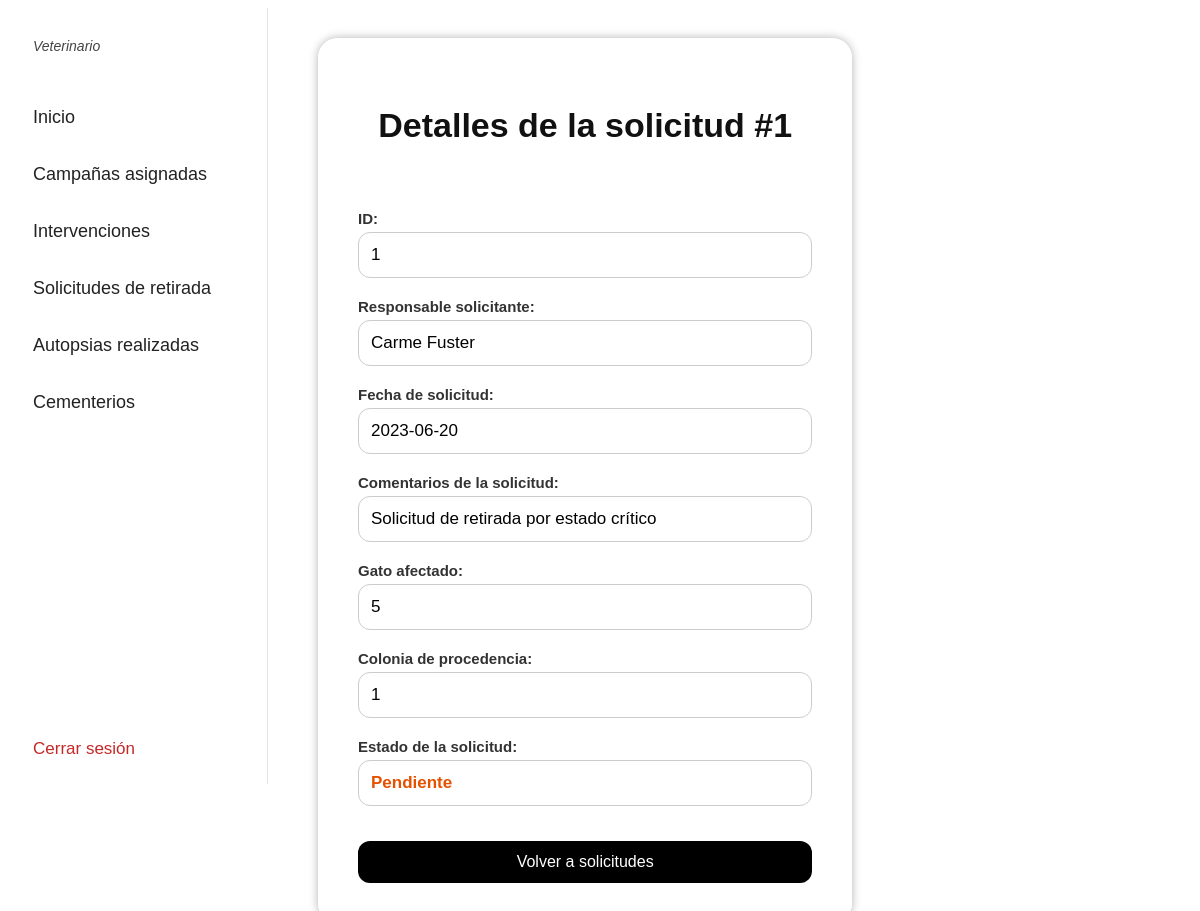
Screenshot of /BD2imo/panel_veterinario/opciones_gest_solicitudes/detalles_solicitud.php?id=1 (signed in) with the database file from the repository.
### tables this page shows
CREATE TABLE solicitud_retirada (
    id_solicitud INT AUTO_INCREMENT NOT NULL PRIMARY KEY,
    fecha_solicitud Date NOT NULL,
    comentarios Varchar(255) NOT NULL,
    aprobada BOOLEAN NOT NULL DEFAULT FALSE,
    id_gato INT NOT NULL,
    id_responsable INT NOT NULL,
    CONSTRAINT fk_solicitud_gato FOREIGN KEY (id_gato) REFERENCES gato(id_gato),
    CONSTRAINT fk_solicitud_voluntario FOREIGN KEY (id_responsable) REFERENCES voluntario(id_voluntario)
);

CREATE TABLE usuario (
    id_usuario INT AUTO_INCREMENT NOT NULL PRIMARY KEY,
    nombre_usuario Varchar(50) NOT NULL UNIQUE,
    contrasena_hash Varchar(255) NOT NULL,
    nombre Varchar(100) NOT NULL,
    apellidos Varchar(150) NOT NULL,
    telefono Varchar(15) NULL,
    email Varchar(100) NULL
);

### BD2imo/panel_veterinario/opciones_gest_solicitudes/detalles_solicitud.php (the view, shortened to what this page needs)
<?php
$datos_solicitud = [
    'id_solicitud' => '',
    'nombre_responsable' => '',
    'fecha_solicitud' => '',
    'comentarios' => '',
    'id_gato' => '',
    'id_colonia' => '',
    'aprobada' => ''
];
$solicitud_encontrada = false;
if (isset($_GET["id"])) {
    $id_solicitud_actual = $_GET["id"];
    $conexion = mysqli_connect("localhost", "root", "");
    $consulta_select = "
        SELECT s.id_solicitud,
               s.fecha_solicitud,
               s.comentarios,
               s.id_gato,
               s.aprobada,
               u.nombre AS nombre_responsable,
               u.apellidos AS apellidos_responsable,
               (
                   SELECT h.id_colonia
                   FROM historial_colonia h
                   WHERE h.id_gato = s.id_gato
                   ORDER BY (h.fecha_salida IS NULL) DESC, h.fecha_ingreso DESC
                   LIMIT 1
               ) AS id_colonia
        FROM solicitud_retirada s
        JOIN voluntario v ON s.id_responsable = v.id_voluntario
        JOIN usuario u ON v.id_voluntario = u.id_usuario
        WHERE s.id_solicitud = '$id_solicitud_actual'
    ";
    $resultado = mysqli_query($conexion, $consulta_select);
    if ($registro = mysqli_fetch_assoc($resultado)) {
        $datos_solicitud = $registro;
        $solicitud_encontrada = true;
    } else {
        $mensaje_error = "Error: Solicitud con ID '$id_solicitud_actual' no encontrada.";
    }
} else {
    $mensaje_error = "Error: No se ha especificado el ID de la solicitud.";
}
$id = htmlspecialchars($datos_solicitud['id_solicitud']);
$responsable = htmlspecialchars($datos_solicitud['nombre_responsable'] . ' ' . ($datos_solicitud['apellidos_responsable'] ?? ''));
$fecha = htmlspecialchars($datos_solicitud['fecha_solicitud']);
$comentarios = htmlspecialchars($datos_solicitud['comentarios']);
$id_gato = htmlspecialchars($datos_solicitud['id_gato']);
$id_colonia = htmlspecialchars($datos_solicitud['id_colonia'] ?? '-');
$aprobada = (int)($datos_solicitud['aprobada'] ?? 0) === 1;
$estado_texto = $aprobada ? 'Aprobada' : 'Pendiente';
$estado_color = $aprobada ? '#2e7d32' : '#e65100';
?>
<!DOCTYPE html>
<html>
<head>
    <link rel="stylesheet" href="../../estilo/estilo_panel.css">
    <link rel="stylesheet" href="../../estilo/estilo_contenido.css">
</head>
<body>
<div style="display: flex; flex-direction: row;">
    <?php include("../../../BD2npb/panel_veterinario/panel_opciones_veterinario.php"); ?>
    <div class="zona-contenido">
        <div class="contenedor-difuminado">
            <h2 class="titulo-dashboard">Detalles de la solicitud #<?php echo $id; ?></h2>
            <?php if ($solicitud_encontrada) : ?>
                <div class="formulario-colonia">
                    <label for="id_solicitud">ID:</label>
                    <input type="text" id="id_solicitud" name="id_solicitud" value="<?php echo $id; ?>"
                           maxlength="10" required readonly>
                    <label for="responsable">Responsable solicitante:</label>
                    <input type="text" id="responsable" name="responsable" value="<?php echo $responsable; ?>"
                           maxlength="150" required readonly>
                    <label for="fecha">Fecha de solicitud:</label>
                    <input type="text" id="fecha" name="fecha" value="<?php echo $fecha; ?>"
                           maxlength="20" readonly>
                    <label for="comentarios">Comentarios de la solicitud:</label>
                    <input type="text" id="comentarios" name="comentarios" value="<?php echo $comentarios; ?>"
                           maxlength="255" readonly>
                    <label for="id_gato">Gato afectado:</label>
                    <input type="text" id="id_gato" name="id_gato" value="<?php echo $id_gato; ?>"
                           maxlength="10" readonly>
                    <label for="id_colonia">Colonia de procedencia:</label>
                    <input type="text" id="id_colonia" name="id_colonia" value="<?php echo $id_colonia; ?>"
                           maxlength="10" readonly>
                          <label for="aprobada">Estado de la solicitud:</label>
                          <input type="text" id="aprobada" name="aprobada" value="<?php echo htmlspecialchars($estado_texto); ?>"
                              maxlength="50" readonly
                              style="font-weight: bold; color: <?php echo $estado_color; ?>;">
                    <button type="button"
                            class="boton-gestion boton-confirmar"
                            onclick="location.href='../gestionar_solicitudes_retirada.php'">
                        Volver a solicitudes
                    </button>
                </div>
            <?php endif; ?>
        </div>
    </div>
</div>
</body>
</html>

### BD2imo/estilo/estilo_panel.css (style rules this page uses)
.zona-contenido { margin-left: 0px; padding: 0px; font-family: Arial; }

### BD2imo/estilo/estilo_contenido.css (style rules this page uses)
.zona-contenido { margin-left: 50px; min-height: 97vh; background-size: cover; background-position: center; box-sizing: border-box; }
.contenedor-difuminado { background: rgba(255, 255, 255, 0.85); backdrop-filter: blur(6px); -webkit-backdrop-filter: blur(6px); padding: 40px; border-radius: 20px; box-shadow: 0 0 10px rgba(0,0,0,0.3); width: 92%; margin: auto; margin-top: 30px; }
.titulo-dashboard { text-align: center; font-size: 34px; font-weight: bold; margin-bottom: 40px; color: #111; }
.boton-gestion { width: 100%; padding: 12px; background: #000; color: white; border: none; border-radius: 12px; cursor: pointer; font-size: 16px; }
.formulario-colonia { max-width: 500px; margin: 0 auto; padding-top: 10px; display: flex; flex-direction: column; }
.formulario-colonia label { display: block; font-weight: bold; margin-top: 15px; margin-bottom: 5px; font-size: 15px; color: #333; }
.formulario-colonia input[type="text"] { width: 100%; padding: 12px; margin-bottom: 5px; border-radius: 12px; border: 1px solid #ccc; font-size: 17px; box-sizing: border-box; }
.boton-confirmar { width: 100%; margin-top: 30px; }

### rows the page displays
solicitud_retirada: id_solicitud "1", responsable "Carme Fuster", fecha "2023-06-20", comentarios "Solicitud de retirada por estado crítico", id_gato "5", aprobada "Pendiente"
